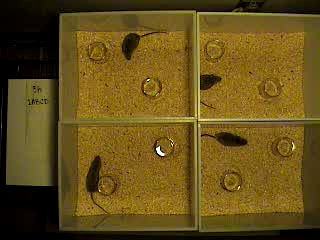
#> input picture 2015_spring_week5/mouse video/1ABCD 002.jpg, 320 x 240 px; its folder holds 4 pictures in this run
$ python solution.py
#> lines starting #> are read from the running program, lines starting #| are printed output that depends on the picture
# -*- coding: utf-8 -*-
"""
Created on Mon May  4 09:04:53 2015

"""

from __future__ import division
import matplotlib.pyplot as plt #this is the package that reads in images and can display them
import os
import numpy as np

image_file_path='/Users/kyle/Github/UCI_Programming_Club/2015_spring_week5/mouse video/' #Replace this with your own path to the image directory
os.chdir(image_file_path) #now we are inside the directory which contains the images
file_names=os.listdir('.') #This creates a list containing all the files in the current directory.  The dot '.' represents the current directory
images=[]
for file_name in file_names:
  image=plt.imread(file_name)
#> image is the input picture: shape (240, 320, 3); mean R, G, B 100.8, 79.4, 25.4
  image=np.mean(image,2) # There are 3 dimensions, [x,y,color].  This averages over the third dimension.
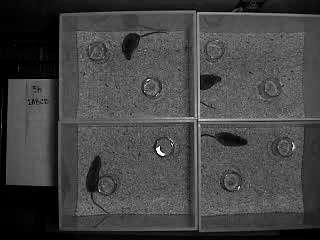
#> image: shape (240, 320) float64; min 0, max 254.3, mean 68.5
  images.append(image)
#> pass 2 of the loop `for file_name in file_names:`:
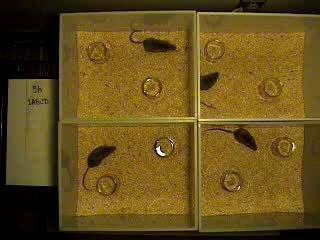
#> input picture 2015_spring_week5/mouse video/1ABCD 007.jpg, 320 x 240 px
#> image is the input picture: shape (240, 320, 3); mean R, G, B 100.7, 79.2, 25.6
#> `image=np.mean(image,2)`:
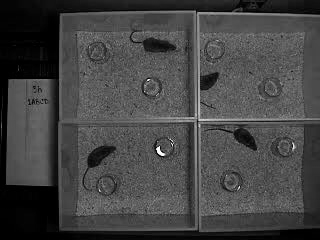
#> image: shape (240, 320) float64; min 0, max 254.7, mean 68.5
#> pass 3 of the loop `for file_name in file_names:`:
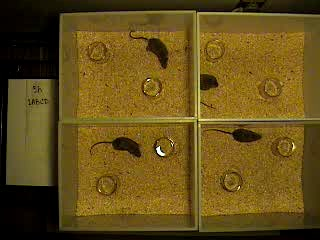
#> input picture 2015_spring_week5/mouse video/1ABCD 010.jpg, 320 x 240 px
#> image is the input picture: shape (240, 320, 3); mean R, G, B 100.3, 78.5, 24.7
#> `image=np.mean(image,2)`:
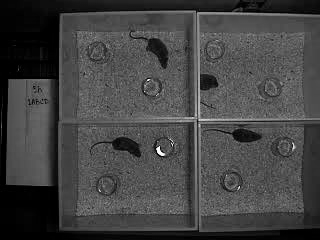
#> image: shape (240, 320) float64; min 0, max 254, mean 67.8
#> the loop made 4 passes; the first 3 are shown
images=np.array(images)
''' Now we have an array of images.  The array has dimensions [t,x,y].  We can pull out the first image and play with it. '''
image=images[0]
plt.gray()
plt.imshow(image)

''' Lets find the background by taking the median image '''
background=np.median(images,0)
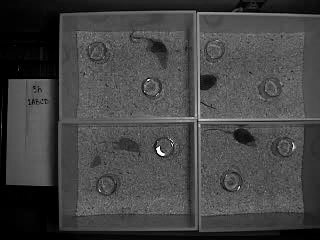
#> background: shape (240, 320) float64; min 0, max 254, mean 68.4
background_subtracted=images-background
thresholded=background_subtracted<-40
